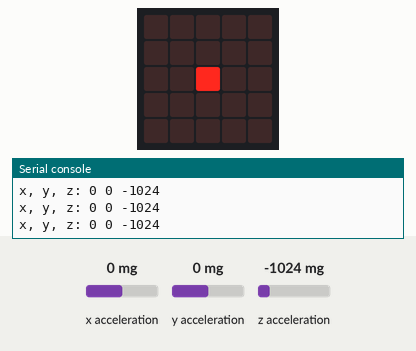
This program was run on a simulated BBC micro:bit running MicroPython. Parts: the board's 5×5 LED display, the last lines printed to the serial console. The inputs (shaded band) are chosen by the test bench; at power-on: x acceleration 0 mg, y acceleration 0 mg, z acceleration -1024 mg.

Above: at 1.2 s.
1.3 s: x acceleration set to -1440 mg
At 2.4 s:
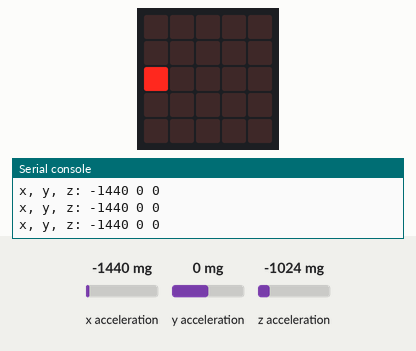
2.9 s: y acceleration set to -1440 mg
At 3.7 s:
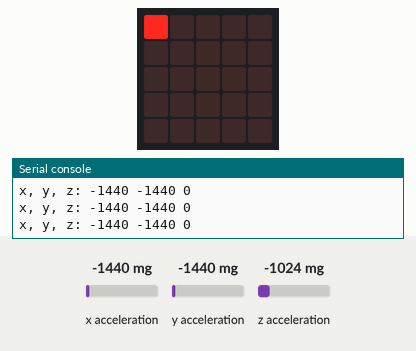
4.5 s: x acceleration set to -332 mg
6.0 s: x acceleration set to -279 mg
At 7.1 s:
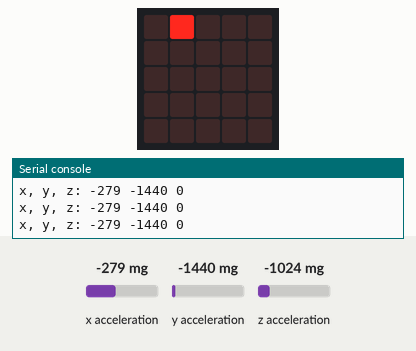
7.6 s: y acceleration set to -319 mg
9.1 s: y acceleration set to -281 mg
At 10.5 s:
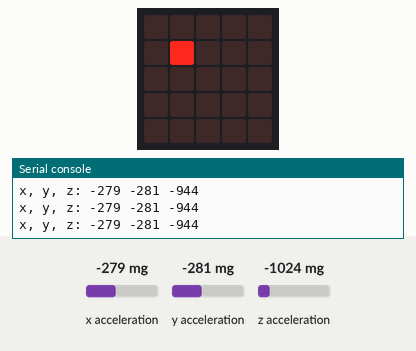
Timing chart, 0 to 11.6 s (numbered marks = the images above; inputs shaded):
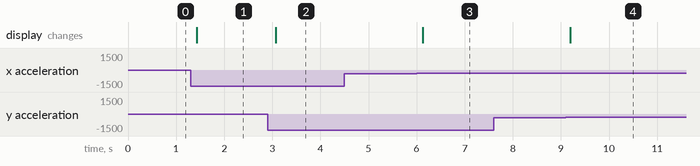

Measured:
- the behaviour switches between -300 and -299 mg on x acceleration (found by bisection; images 2 and 3)
- the behaviour switches between -300 and -299 mg on y acceleration (found by bisection; images 3 and 4)
- after the input at 1.3 s, the display: changes after 0.13 s (image 1)
- after the input at 2.9 s, the display: changes after 0.17 s (image 2)
- after the input at 6.0 s, the display: changes after 0.13 s (image 3)
- after the input at 9.1 s, the display: changes after 0.10 s (image 4)

The program:

3_ex_2_accelerometer_basics.py
```python
# 3_ex_2_accelerometer_basics.py


# Setup:
# - No need of batteries, leave the micro:bit plugged into the computer
# (this is for the serial monitor)


# Info accelerometer of micro:bit,
# cf.: https://microbit-challenges.readthedocs.io/en/latest/tutorials/accelerometer.html

from microbit import *


# Functions
def adaptLEDmatrixToAccel(x_accel, y_accel):

    # clearing the LED matrix
    display.clear()

    # mapping the values of the acceleration to the values of the
    # pixels of the LED matrix
    x_pos = map_value_accel_to_LED(x_accel)
    y_pos = map_value_accel_to_LED(y_accel)

    # upper and lower bounding the values for x_pos and y_pos
    if x_pos > 2:
        x_pos = 2
    if x_pos < -2:
        x_pos = -2
    if y_pos > 2:
        y_pos = 2
    if y_pos < -2:
        y_pos = -2

    # displaying the current location of the bright point on the LED matrix
    display.set_pixel(x_init + x_pos, y_init + y_pos, 9)

def map_value_accel_to_LED(value_to_rescale):
    # LEDs values
    res_max = 2
    res_min = -2
    # accelerometer values
    n_max = 300
    n_min = -300
    mapped_value = int(value_to_rescale*(res_max - res_min)/(n_max - n_min))
    return mapped_value


# Initializations
x_init = 2
y_init = 2
display.set_pixel(x_init, y_init, 9)


# Alternatively to flashing this whole code onto the micro:bit as usual and
# looking at the serial values from a terminal (as described below),
# you can,to see the values of the accelerometer printing in real time
# (as with a "serial monitor"), simply use the REPL tool of the MicroPython
# plugin and copy-paste following part of code only:
#---------------
while True:
    x = accelerometer.get_x()
    y = accelerometer.get_y()
    z = accelerometer.get_z()
    print("x, y, z:", x, y, z) # for printing in a serial monitor "screen"
    #display.scroll(str(x)) # this line slows down the printing for the serial
                           # monitor a lot! Don't hesitate to comment it!

    adaptLEDmatrixToAccel(x, y)

    sleep(200)
#---------------


# Once the above code is flashed onto the micro:bit and runs, you can manually
# set up a serial monitor with following method:
#
# Outputing serial data from the micro:bit to a computer using Mac OS terminal
# (Cf.: https://support.microbit.org/support/solutions/articles/19000022103-outputing-serial-data-from-the-micro-bit-to-a-computer)
#
# Terminal commands:
#
# ls /dev/cu.*
#
# The command above allows to find the correct number in "/dev/cu.usbmodem14302"
# Then simply replace it in following line and run the following command in a
# terminal window (either the Terminal app, iTerm or the built-in terminal of
# PyCharm). This will open the micro:bit's serial output and show all
# messages received from the device.
#
# screen /dev/cu.usbmodem14302 115200
#
# If this command doesn't work, go to Activity Monitor and terminate any
# "screen" processes (or alternatively "kill" any "screen" processes using
# the Alfred utility app e.g.)
#
# Make sure to exit the "screen" properly using following method:
# To exit, press Ctrl-A then Ctrl-D.


# Observations:
#
# Min value: -1068
# Max value: 1068
# Although, in the docs, it is written:
# "These values are registered on a scale of values in range 0 .. 1024"
#
# "The accelerometer is set to measure acceleration values in the range +2g to -2g"
```
